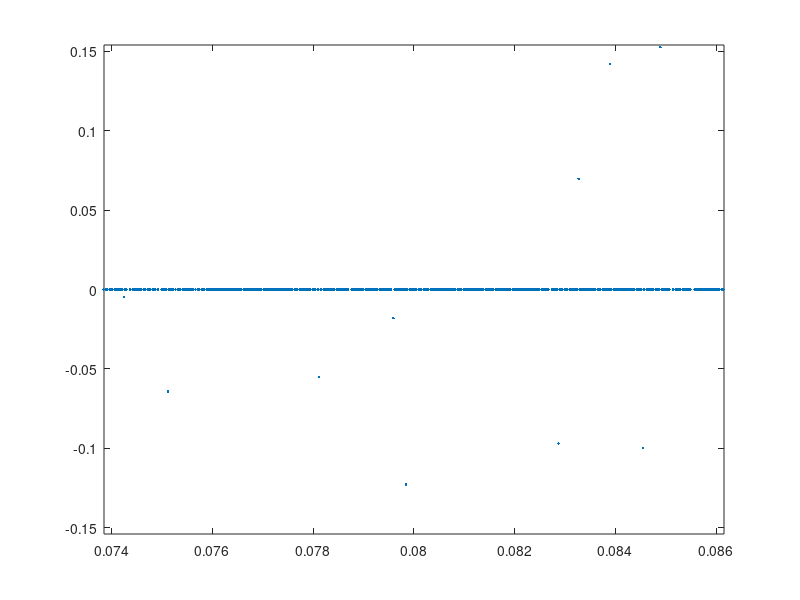
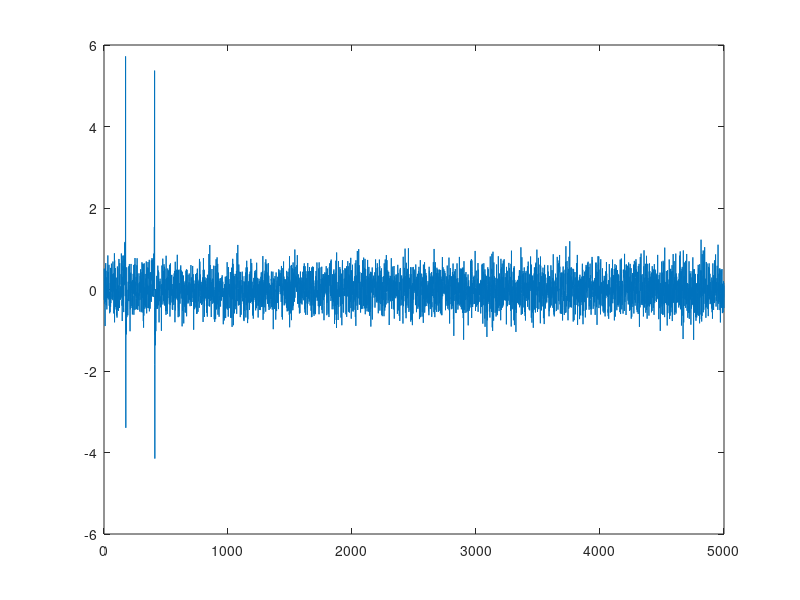

These charts were generated, in order, by the following MATLAB code: (Note: this script raises an error after producing the figures.)
%% Compressed Sensing Example
% Taken from https://www.mathworks.com/company/newsletters/articles/magic-reconstruction-compressed-sensing.html
% Nicholas McKibben
% ECEn 671, Project
% 2017-11-13

clear;
close all;

%% Generate 2 tone and randomly sample

N = 5e3;
t = linspace(0,1/8,N).';
w1 = 1394*pi;
w2 = 3266*pi;
f = sin(w1*t) + sin(w2*t);

% m is the percentage of the original samples sampled
m = .15*N;
idx = randsample(N,m);

fprintf('Sampling ratio: %f%%\n',m/N*100);

% Plot the fully sampled signal showing m random samples
figure(1);
% h = plot(t,f,'-s');
% h.MarkerSize = 2;
% idx = 1:2:N;
% h.MarkerIndices = idx;
% idx = 1:2:N;
samps = zeros(size(f));
samps(idx) = f(idx);
% samps(samps == 0) = NaN;
plot(t,samps,'.');

% plot(t,f(idx),'-');
zoom('xon'); zoom(13);

%% IDCT of f
% Plot the actual sparse coefficients
figure(2);
c = idct(samps);
plot(c);

%% Construct A
D = dct(eye(N,N));
A = D(idx,:);

%% Reconstruct
% min_{x \in R^n} ||x||_1 subject to Ax = f(idx)
% This is SPGL1's basis pursuit
[xp,r,g,info] = spg_bp(A,f(idx));

%% Look at some plots
% Plot the reconstructed signal overtop the fully sampled f
figure(1);
hold on;
plot(t,dct(xp));
title('Two tone Signal');
xlabel('Time (s)');
legend('Fully sampled', ...
    sprintf('CS Reconstructed, %d%% sampling ratio',m/N*100));

% Plot the approximated coefficents overtop the idct(f)
figure(2);
hold on;
plot(xp);
title('DCT Sparse representation');
legend('Fully sampled','CS Reconstructed');

% Plot the error
figure(3);
semilogy(abs(dct(xp)-f));
title('log(Error)');